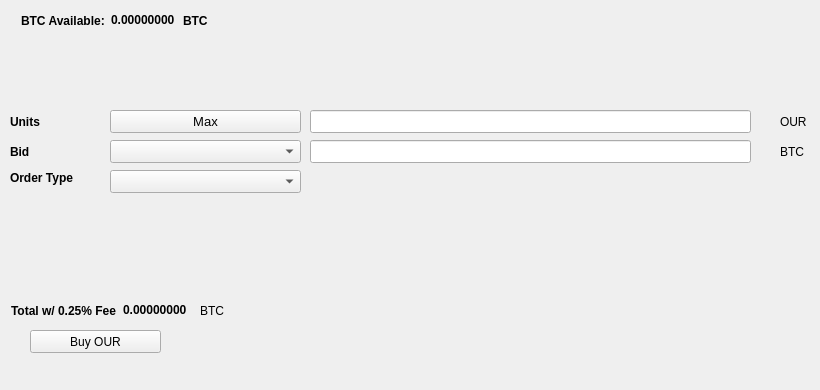
   <widget class="QWidget" name="BuyTab">
    <attribute name="title">
     <string>Buy</string>
    </attribute>
    <widget class="QPushButton" name="BuyOUR">
     <property name="geometry">
      <rect>
       <x>30</x>
       <y>330</y>
       <width>131</width>
       <height>23</height>
      </rect>
     </property>
     <property name="text">
      <string>Buy OUR</string>
     </property>
     <property name="icon">
      <iconset resource="../ourcoin.qrc">
       <normaloff>:/icons/bitcoin</normaloff>:/icons/bitcoin</iconset>
     </property>
    </widget>
    <widget class="QLabel" name="label_3">
     <property name="geometry">
      <rect>
       <x>10</x>
       <y>110</y>
       <width>46</width>
       <height>23</height>
      </rect>
     </property>
     <property name="font">
      <font>
       <weight>75</weight>
       <bold>true</bold>
      </font>
     </property>
     <property name="text">
      <string>Units</string>
     </property>
    </widget>
    <widget class="QLineEdit" name="UnitsInput">
     <property name="geometry">
      <rect>
       <x>310</x>
       <y>110</y>
       <width>441</width>
       <height>23</height>
      </rect>
     </property>
     <property name="font">
      <font>
       <pointsize>9</pointsize>
       <weight>75</weight>
       <bold>true</bold>
      </font>
     </property>
    </widget>
    <widget class="QLineEdit" name="BuyBidPriceEdit">
     <property name="geometry">
      <rect>
       <x>310</x>
       <y>140</y>
       <width>441</width>
       <height>23</height>
      </rect>
     </property>
     <property name="font">
      <font>
       <pointsize>9</pointsize>
       <weight>75</weight>
       <bold>true</bold>
      </font>
     </property>
    </widget>
    <widget class="QLabel" name="label_4">
     <property name="geometry">
      <rect>
       <x>780</x>
       <y>110</y>
       <width>31</width>
       <height>23</height>
      </rect>
     </property>
     <property name="text">
      <string>OUR</string>
     </property>
    </widget>
    <widget class="QLabel" name="label_5">
     <property name="geometry">
      <rect>
       <x>780</x>
       <y>140</y>
       <width>31</width>
       <height>23</height>
      </rect>
     </property>
     <property name="text">
      <string>BTC</string>
     </property>
    </widget>
    <widget class="QLabel" name="label_6">
     <property name="geometry">
      <rect>
       <x>10</x>
       <y>140</y>
       <width>46</width>
       <height>23</height>
      </rect>
     </property>
     <property name="font">
      <font>
       <weight>75</weight>
       <bold>true</bold>
      </font>
     </property>
     <property name="text">
      <string>Bid</string>
     </property>
    </widget>
    <widget class="QLabel" name="label_7">
     <property name="geometry">
      <rect>
       <x>10</x>
       <y>170</y>
       <width>91</width>
       <height>16</height>
      </rect>
     </property>
     <property name="font">
      <font>
       <weight>75</weight>
       <bold>true</bold>
      </font>
     </property>
     <property name="text">
      <string>Order Type</string>
     </property>
    </widget>
    <widget class="QPushButton" name="Buy_Max_Amount">
     <property name="geometry">
      <rect>
       <x>110</x>
       <y>110</y>
       <width>191</width>
       <height>23</height>
      </rect>
     </property>
     <property name="font">
      <font>
       <pointsize>10</pointsize>
      </font>
     </property>
     <property name="text">
      <string>Max</string>
     </property>
    </widget>
    <widget class="QComboBox" name="BuyBidcomboBox">
     <property name="geometry">
      <rect>
       <x>110</x>
       <y>140</y>
       <width>191</width>
       <height>23</height>
      </rect>
     </property>
     <property name="font">
      <font>
       <pointsize>10</pointsize>
      </font>
     </property>
    </widget>
    <widget class="QComboBox" name="buyOrdertypeCombo">
     <property name="geometry">
      <rect>
       <x>110</x>
       <y>170</y>
       <width>191</width>
       <height>23</height>
      </rect>
     </property>
     <property name="font">
      <font>
       <pointsize>10</pointsize>
      </font>
     </property>
    </widget>
    <widget class="QWidget" name="layoutWidget1">
     <property name="geometry">
      <rect>
       <x>21</x>
       <y>11</y>
       <width>227</width>
       <height>19</height>
      </rect>
     </property>
     <layout class="QHBoxLayout" name="horizontalLayout_3">
      <item>
       <widget class="QLabel" name="label232">
        <property name="font">
         <font>
          <weight>75</weight>
          <bold>true</bold>
         </font>
        </property>
        <property name="text">
         <string>BTC Available:</string>
        </property>
       </widget>
      </item>
      <item>
       <widget class="QLabel" name="BtcAvailableLbl">
        <property name="palette">
         <palette>
          <active>
           <colorrole role="WindowText">
            <brush brushstyle="SolidPattern">
             <color alpha="255">
              <red>0</red>
              <green>0</green>
              <blue>0</blue>
             </color>
            </brush>
           </colorrole>
           <colorrole role="Button">
            <brush brushstyle="SolidPattern">
             <color alpha="255">
              <red>0</red>
              <green>170</green>
              <blue>0</blue>
             </color>
            </brush>
           </colorrole>
           <colorrole role="Light">
            <brush brushstyle="SolidPattern">
             <color alpha="255">
              <red>0</red>
              <green>255</green>
              <blue>0</blue>
             </color>
            </brush>
           </colorrole>
           <colorrole role="Midlight">
            <brush brushstyle="SolidPattern">
             <color alpha="255">
              <red>0</red>
              <green>212</green>
              <blue>0</blue>
             </color>
            </brush>
           </colorrole>
           <colorrole role="Dark">
            <brush brushstyle="SolidPattern">
             <color alpha="255">
              <red>0</red>
              <green>85</green>
              <blue>0</blue>
             </color>
            </brush>
           </colorrole>
           <colorrole role="Mid">
            <brush brushstyle="SolidPattern">
             <color alpha="255">
              <red>0</red>
              <green>113</green>
              <blue>0</blue>
             </color>
            </brush>
           </colorrole>
           <colorrole role="Text">
            <brush brushstyle="SolidPattern">
             <color alpha="255">
              <red>0</red>
              <green>170</green>
              <blue>0</blue>
             </color>
            </brush>
           </colorrole>
           <colorrole role="BrightText">
            <brush brushstyle="SolidPattern">
             <color alpha="255">
              <red>255</red>
              <green>255</green>
              <blue>255</blue>
             </color>
            </brush>
           </colorrole>
           <colorrole role="ButtonText">
            <brush brushstyle="SolidPattern">
             <color alpha="255">
              <red>0</red>
              <green>0</green>
              <blue>0</blue>
             </color>
            </brush>
           </colorrole>
           <colorrole role="Base">
            <brush brushstyle="SolidPattern">
             <color alpha="255">
              <red>255</red>
              <green>255</green>
              <blue>255</blue>
             </color>
            </brush>
           </colorrole>
           <colorrole role="Window">
            <brush brushstyle="SolidPattern">
             <color alpha="255">
              <red>0</red>
              <green>170</green>
              <blue>0</blue>
             </color>
            </brush>
           </colorrole>
           <colorrole role="Shadow">
            <brush brushstyle="SolidPattern">
             <color alpha="255">
              <red>0</red>
              <green>0</green>
              <blue>0</blue>
             </color>
            </brush>
           </colorrole>
           <colorrole role="AlternateBase">
            <brush brushstyle="SolidPattern">
             <color alpha="255">
              <red>127</red>
              <green>212</green>
              <blue>127</blue>
             </color>
            </brush>
           </colorrole>
           <colorrole role="ToolTipBase">
            <brush brushstyle="SolidPattern">
             <color alpha="255">
              <red>255</red>
              <green>255</green>
              <blue>220</blue>
             </color>
            </brush>
           </colorrole>
           <colorrole role="ToolTipText">
            <brush brushstyle="SolidPattern">
             <color alpha="255">
              <red>0</red>
              <green>0</green>
              <blue>0</blue>
             </color>
            </brush>
           </colorrole>
          </active>
          <inactive>
           <colorrole role="WindowText">
            <brush brushstyle="SolidPattern">
             <color alpha="255">
              <red>0</red>
              <green>0</green>
              <blue>0</blue>
             </color>
            </brush>
           </colorrole>
           <colorrole role="Button">
            <brush brushstyle="SolidPattern">
             <color alpha="255">
              <red>0</red>
              <green>170</green>
              <blue>0</blue>
             </color>
            </brush>
           </colorrole>
           <colorrole role="Light">
            <brush brushstyle="SolidPattern">
             <color alpha="255">
              <red>0</red>
              <green>255</green>
              <blue>0</blue>
             </color>
            </brush>
           </colorrole>
           <colorrole role="Midlight">
            <brush brushstyle="SolidPattern">
             <color alpha="255">
              <red>0</red>
              <green>212</green>
              <blue>0</blue>
             </color>
            </brush>
           </colorrole>
           <colorrole role="Dark">
            <brush brushstyle="SolidPattern">
             <color alpha="255">
              <red>0</red>
              <green>85</green>
              <blue>0</blue>
             </color>
            </brush>
           </colorrole>
           <colorrole role="Mid">
            <brush brushstyle="SolidPattern">
             <color alpha="255">
              <red>0</red>
              <green>113</green>
              <blue>0</blue>
             </color>
            </brush>
           </colorrole>
           <colorrole role="Text">
            <brush brushstyle="SolidPattern">
             <color alpha="255">
              <red>0</red>
              <green>170</green>
              <blue>0</blue>
             </color>
            </brush>
           </colorrole>
           <colorrole role="BrightText">
            <brush brushstyle="SolidPattern">
             <color alpha="255">
              <red>255</red>
              <green>255</green>
              <blue>255</blue>
             </color>
            </brush>
           </colorrole>
           <colorrole role="ButtonText">
            <brush brushstyle="SolidPattern">
             <color alpha="255">
              <red>0</red>
              <green>0</green>
              <blue>0</blue>
             </color>
            </brush>
           </colorrole>
           <colorrole role="Base">
            <brush brushstyle="SolidPattern">
             <color alpha="255">
              <red>255</red>
              <green>255</green>
              <blue>255</blue>
             </color>
            </brush>
           </colorrole>
           <colorrole role="Window">
            <brush brushstyle="SolidPattern">
             <color alpha="255">
              <red>0</red>
              <green>170</green>
              <blue>0</blue>
             </color>
            </brush>
           </colorrole>
           <colorrole role="Shadow">
            <brush brushstyle="SolidPattern">
             <color alpha="255">
              <red>0</red>
              <green>0</green>
              <blue>0</blue>
             </color>
            </brush>
           </colorrole>
           <colorrole role="AlternateBase">
            <brush brushstyle="SolidPattern">
             <color alpha="255">
              <red>127</red>
              <green>212</green>
              <blue>127</blue>
             </color>
            </brush>
           </colorrole>
           <colorrole role="ToolTipBase">
            <brush brushstyle="SolidPattern">
             <color alpha="255">
              <red>255</red>
              <green>255</green>
              <blue>220</blue>
             </color>
            </brush>
           </colorrole>
           <colorrole role="ToolTipText">
            <brush brushstyle="SolidPattern">
             <color alpha="255">
              <red>0</red>
              <green>0</green>
              <blue>0</blue>
             </color>
            </brush>
           </colorrole>
          </inactive>
          <disabled>
           <colorrole role="WindowText">
            <brush brushstyle="SolidPattern">
             <color alpha="255">
              <red>0</red>
              <green>85</green>
              <blue>0</blue>
             </color>
            </brush>
           </colorrole>
           <colorrole role="Button">
            <brush brushstyle="SolidPattern">
             <color alpha="255">
              <red>0</red>
              <green>170</green>
              <blue>0</blue>
             </color>
            </brush>
           </colorrole>
           <colorrole role="Light">
            <brush brushstyle="SolidPattern">
             <color alpha="255">
              <red>0</red>
              <green>255</green>
              <blue>0</blue>
             </color>
            </brush>
           </colorrole>
           <colorrole role="Midlight">
            <brush brushstyle="SolidPattern">
             <color alpha="255">
              <red>0</red>
              <green>212</green>
              <blue>0</blue>
             </color>
            </brush>
           </colorrole>
           <colorrole role="Dark">
            <brush brushstyle="SolidPattern">
             <color alpha="255">
              <red>0</red>
              <green>85</green>
              <blue>0</blue>
             </color>
            </brush>
           </colorrole>
           <colorrole role="Mid">
            <brush brushstyle="SolidPattern">
             <color alpha="255">
              <red>0</red>
              <green>113</green>
              <blue>0</blue>
             </color>
            </brush>
           </colorrole>
           <colorrole role="Text">
            <brush brushstyle="SolidPattern">
             <color alpha="255">
              <red>0</red>
              <green>85</green>
              <blue>0</blue>
             </color>
            </brush>
           </colorrole>
           <colorrole role="BrightText">
            <brush brushstyle="SolidPattern">
             <color alpha="255">
              <red>255</red>
              <green>255</green>
              <blue>255</blue>
             </color>
            </brush>
           </colorrole>
           <colorrole role="ButtonText">
            <brush brushstyle="SolidPattern">
             <color alpha="255">
              <red>0</red>
              <green>85</green>
              <blue>0</blue>
             </color>
            </brush>
           </colorrole>
           <colorrole role="Base">
            <brush brushstyle="SolidPattern">
             <color alpha="255">
              <red>0</red>
              <green>170</green>
              <blue>0</blue>
             </color>
            </brush>
           </colorrole>
           <colorrole role="Window">
            <brush brushstyle="SolidPattern">
             <color alpha="255">
              <red>0</red>
              <green>170</green>
              <blue>0</blue>
             </color>
            </brush>
           </colorrole>
           <colorrole role="Shadow">
            <brush brushstyle="SolidPattern">
             <color alpha="255">
              <red>0</red>
              <green>0</green>
              <blue>0</blue>
             </color>
            </brush>
           </colorrole>
           <colorrole role="AlternateBase">
            <brush brushstyle="SolidPattern">
             <color alpha="255">
              <red>0</red>
              <green>170</green>
              <blue>0</blue>
             </color>
            </brush>
           </colorrole>
           <colorrole role="ToolTipBase">
            <brush brushstyle="SolidPattern">
             <color alpha="255">
              <red>255</red>
              <green>255</green>
              <blue>220</blue>
             </color>
            </brush>
           </colorrole>
           <colorrole role="ToolTipText">
            <brush brushstyle="SolidPattern">
             <color alpha="255">
              <red>0</red>
              <green>0</green>
              <blue>0</blue>
             </color>
            </brush>
           </colorrole>
          </disabled>
         </palette>
        </property>
        <property name="font">
         <font>
          <weight>75</weight>
          <bold>true</bold>
         </font>
        </property>
        <property name="text">
         <string>0.00000000</string>
        </property>
        <property name="textInteractionFlags">
         <set>Qt::LinksAccessibleByMouse|Qt::TextSelectableByKeyboard|Qt::TextSelectableByMouse</set>
        </property>
       </widget>
      </item>
      <item>
       <widget class="QLabel" name="BtcAvailableLbl_2">
        <property name="font">
         <font>
          <weight>75</weight>
          <bold>true</bold>
         </font>
        </property>
        <property name="text">
         <string>BTC</string>
        </property>
       </widget>
      </item>
     </layout>
    </widget>
    <widget class="QWidget" name="layoutWidge2">
     <property name="geometry">
      <rect>
       <x>11</x>
       <y>301</y>
       <width>259</width>
       <height>19</height>
      </rect>
     </property>
     <layout class="QHBoxLayout" name="horizontalLayout_4">
      <item>
       <widget class="QLabel" name="label_9">
        <property name="font">
         <font>
          <weight>75</weight>
          <bold>true</bold>
         </font>
        </property>
        <property name="text">
         <string>Total w/ 0.25% Fee</string>
        </property>
       </widget>
      </item>
      <item>
       <widget class="QLabel" name="BuyCostLabel">
        <property name="palette">
         <palette>
          <active>
           <colorrole role="WindowText">
            <brush brushstyle="SolidPattern">
             <color alpha="255">
              <red>0</red>
              <green>0</green>
              <blue>0</blue>
             </color>
            </brush>
           </colorrole>
           <colorrole role="Button">
            <brush brushstyle="SolidPattern">
             <color alpha="255">
              <red>0</red>
              <green>170</green>
              <blue>0</blue>
             </color>
            </brush>
           </colorrole>
           <colorrole role="Light">
            <brush brushstyle="SolidPattern">
             <color alpha="255">
              <red>0</red>
              <green>255</green>
              <blue>0</blue>
             </color>
            </brush>
           </colorrole>
           <colorrole role="Midlight">
            <brush brushstyle="SolidPattern">
             <color alpha="255">
              <red>0</red>
              <green>212</green>
              <blue>0</blue>
             </color>
            </brush>
           </colorrole>
           <colorrole role="Dark">
            <brush brushstyle="SolidPattern">
             <color alpha="255">
              <red>0</red>
              <green>85</green>
              <blue>0</blue>
             </color>
            </brush>
           </colorrole>
           <colorrole role="Mid">
            <brush brushstyle="SolidPattern">
             <color alpha="255">
              <red>0</red>
              <green>113</green>
              <blue>0</blue>
             </color>
            </brush>
           </colorrole>
           <colorrole role="Text">
            <brush brushstyle="SolidPattern">
             <color alpha="255">
              <red>0</red>
              <green>170</green>
              <blue>0</blue>
             </color>
            </brush>
           </colorrole>
           <colorrole role="BrightText">
            <brush brushstyle="SolidPattern">
             <color alpha="255">
              <red>255</red>
              <green>255</green>
              <blue>255</blue>
             </color>
            </brush>
           </colorrole>
           <colorrole role="ButtonText">
            <brush brushstyle="SolidPattern">
             <color alpha="255">
              <red>0</red>
              <green>0</green>
              <blue>0</blue>
             </color>
            </brush>
           </colorrole>
           <colorrole role="Base">
            <brush brushstyle="SolidPattern">
             <color alpha="255">
              <red>255</red>
              <green>255</green>
              <blue>255</blue>
             </color>
            </brush>
           </colorrole>
           <colorrole role="Window">
            <brush brushstyle="SolidPattern">
             <color alpha="255">
              <red>0</red>
              <green>170</green>
              <blue>0</blue>
             </color>
            </brush>
           </colorrole>
           <colorrole role="Shadow">
            <brush brushstyle="SolidPattern">
             <color alpha="255">
              <red>0</red>
              <green>0</green>
              <blue>0</blue>
             </color>
            </brush>
           </colorrole>
           <colorrole role="AlternateBase">
            <brush brushstyle="SolidPattern">
             <color alpha="255">
              <red>127</red>
              <green>212</green>
              <blue>127</blue>
             </color>
            </brush>
           </colorrole>
           <colorrole role="ToolTipBase">
            <brush brushstyle="SolidPattern">
             <color alpha="255">
              <red>255</red>
              <green>255</green>
              <blue>220</blue>
             </color>
            </brush>
           </colorrole>
           <colorrole role="ToolTipText">
            <brush brushstyle="SolidPattern">
             <color alpha="255">
              <red>0</red>
              <green>0</green>
              <blue>0</blue>
             </color>
            </brush>
           </colorrole>
          </active>
          <inactive>
           <colorrole role="WindowText">
            <brush brushstyle="SolidPattern">
             <color alpha="255">
              <red>0</red>
              <green>0</green>
              <blue>0</blue>
             </color>
            </brush>
           </colorrole>
           <colorrole role="Button">
            <brush brushstyle="SolidPattern">
             <color alpha="255">
              <red>0</red>
              <green>170</green>
              <blue>0</blue>
             </color>
            </brush>
           </colorrole>
           <colorrole role="Light">
            <brush brushstyle="SolidPattern">
             <color alpha="255">
              <red>0</red>
              <green>255</green>
              <blue>0</blue>
             </color>
            </brush>
           </colorrole>
           <colorrole role="Midlight">
            <brush brushstyle="SolidPattern">
             <color alpha="255">
              <red>0</red>
              <green>212</green>
              <blue>0</blue>
             </color>
            </brush>
           </colorrole>
           <colorrole role="Dark">
            <brush brushstyle="SolidPattern">
             <color alpha="255">
              <red>0</red>
              <green>85</green>
              <blue>0</blue>
             </color>
            </brush>
           </colorrole>
           <colorrole role="Mid">
            <brush brushstyle="SolidPattern">
             <color alpha="255">
              <red>0</red>
              <green>113</green>
              <blue>0</blue>
             </color>
            </brush>
           </colorrole>
           <colorrole role="Text">
            <brush brushstyle="SolidPattern">
             <color alpha="255">
              <red>0</red>
              <green>170</green>
              <blue>0</blue>
             </color>
            </brush>
           </colorrole>
           <colorrole role="BrightText">
            <brush brushstyle="SolidPattern">
             <color alpha="255">
              <red>255</red>
              <green>255</green>
              <blue>255</blue>
             </color>
            </brush>
           </colorrole>
           <colorrole role="ButtonText">
            <brush brushstyle="SolidPattern">
             <color alpha="255">
              <red>0</red>
              <green>0</green>
              <blue>0</blue>
             </color>
            </brush>
           </colorrole>
           <colorrole role="Base">
            <brush brushstyle="SolidPattern">
             <color alpha="255">
              <red>255</red>
              <green>255</green>
              <blue>255</blue>
             </color>
            </brush>
           </colorrole>
           <colorrole role="Window">
            <brush brushstyle="SolidPattern">
             <color alpha="255">
              <red>0</red>
              <green>170</green>
              <blue>0</blue>
             </color>
            </brush>
           </colorrole>
           <colorrole role="Shadow">
            <brush brushstyle="SolidPattern">
             <color alpha="255">
              <red>0</red>
              <green>0</green>
              <blue>0</blue>
             </color>
            </brush>
           </colorrole>
           <colorrole role="AlternateBase">
            <brush brushstyle="SolidPattern">
             <color alpha="255">
              <red>127</red>
              <green>212</green>
              <blue>127</blue>
             </color>
            </brush>
           </colorrole>
           <colorrole role="ToolTipBase">
            <brush brushstyle="SolidPattern">
             <color alpha="255">
              <red>255</red>
              <green>255</green>
              <blue>220</blue>
             </color>
            </brush>
           </colorrole>
           <colorrole role="ToolTipText">
            <brush brushstyle="SolidPattern">
             <color alpha="255">
              <red>0</red>
              <green>0</green>
              <blue>0</blue>
             </color>
            </brush>
           </colorrole>
          </inactive>
          <disabled>
           <colorrole role="WindowText">
            <brush brushstyle="SolidPattern">
             <color alpha="255">
              <red>0</red>
              <green>85</green>
              <blue>0</blue>
             </color>
            </brush>
           </colorrole>
           <colorrole role="Button">
            <brush brushstyle="SolidPattern">
             <color alpha="255">
              <red>0</red>
              <green>170</green>
              <blue>0</blue>
             </color>
            </brush>
           </colorrole>
           <colorrole role="Light">
            <brush brushstyle="SolidPattern">
             <color alpha="255">
              <red>0</red>
              <green>255</green>
              <blue>0</blue>
             </color>
            </brush>
           </colorrole>
           <colorrole role="Midlight">
            <brush brushstyle="SolidPattern">
             <color alpha="255">
              <red>0</red>
              <green>212</green>
              <blue>0</blue>
             </color>
            </brush>
           </colorrole>
           <colorrole role="Dark">
            <brush brushstyle="SolidPattern">
             <color alpha="255">
              <red>0</red>
              <green>85</green>
              <blue>0</blue>
             </color>
            </brush>
           </colorrole>
           <colorrole role="Mid">
            <brush brushstyle="SolidPattern">
             <color alpha="255">
              <red>0</red>
              <green>113</green>
              <blue>0</blue>
             </color>
            </brush>
           </colorrole>
           <colorrole role="Text">
            <brush brushstyle="SolidPattern">
             <color alpha="255">
              <red>0</red>
              <green>85</green>
              <blue>0</blue>
             </color>
            </brush>
           </colorrole>
           <colorrole role="BrightText">
            <brush brushstyle="SolidPattern">
             <color alpha="255">
              <red>255</red>
              <green>255</green>
              <blue>255</blue>
             </color>
            </brush>
           </colorrole>
           <colorrole role="ButtonText">
            <brush brushstyle="SolidPattern">
             <color alpha="255">
              <red>0</red>
              <green>85</green>
              <blue>0</blue>
             </color>
            </brush>
           </colorrole>
           <colorrole role="Base">
            <brush brushstyle="SolidPattern">
             <color alpha="255">
              <red>0</red>
              <green>170</green>
              <blue>0</blue>
             </color>
            </brush>
           </colorrole>
           <colorrole role="Window">
            <brush brushstyle="SolidPattern">
             <color alpha="255">
              <red>0</red>
              <green>170</green>
              <blue>0</blue>
             </color>
            </brush>
           </colorrole>
           <colorrole role="Shadow">
            <brush brushstyle="SolidPattern">
             <color alpha="255">
              <red>0</red>
              <green>0</green>
              <blue>0</blue>
             </color>
            </brush>
           </colorrole>
           <colorrole role="AlternateBase">
            <brush brushstyle="SolidPattern">
             <color alpha="255">
              <red>0</red>
              <green>170</green>
              <blue>0</blue>
             </color>
            </brush>
           </colorrole>
           <colorrole role="ToolTipBase">
            <brush brushstyle="SolidPattern">
             <color alpha="255">
              <red>255</red>
              <green>255</green>
              <blue>220</blue>
             </color>
            </brush>
           </colorrole>
           <colorrole role="ToolTipText">
            <brush brushstyle="SolidPattern">
             <color alpha="255">
              <red>0</red>
              <green>0</green>
              <blue>0</blue>
             </color>
            </brush>
           </colorrole>
          </disabled>
         </palette>
        </property>
        <property name="font">
         <font>
          <weight>75</weight>
          <bold>true</bold>
         </font>
        </property>
        <property name="autoFillBackground">
         <bool>false</bool>
        </property>
        <property name="text">
         <string>0.00000000</string>
        </property>
        <property name="textInteractionFlags">
         <set>Qt::LinksAccessibleByMouse|Qt::TextSelectableByMouse</set>
        </property>
       </widget>
      </item>
      <item>
       <widget class="QLabel" name="label_10">
        <property name="font">
         <font>
          <weight>50</weight>
          <bold>false</bold>
         </font>
        </property>
        <property name="text">
         <string>BTC</string>
        </property>
       </widget>
      </item>
     </layout>
    </widget>
    <widget class="QLabel" name="label_24">
     <property name="geometry">
      <rect>
       <x>460</x>
       <y>300</y>
       <width>281</width>
       <height>81</height>
      </rect>
     </property>
     <property name="text">
      <string/>
     </property>
     <property name="pixmap">
      <pixmap>:/images/bittrex</pixmap>
     </property>
    </widget>
   </widget>
